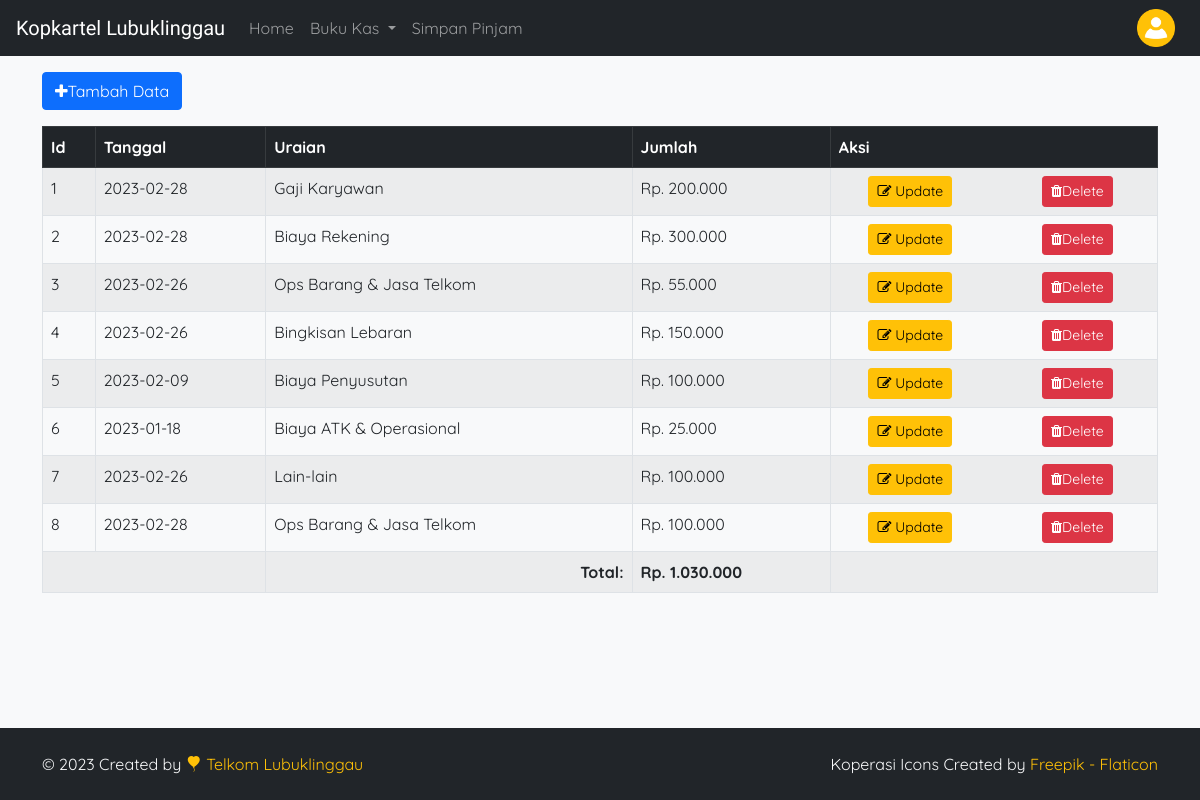
The app's page /biaya/index.php (signed in) with its own data.
### tables this page shows
CREATE TABLE `biayamasuk` (
  `id` int(100) NOT NULL,
  `tanggal` date NOT NULL,
  `uraian` text NOT NULL,
  `jumlah` varchar(40) NOT NULL
);

### biaya/index.php (the view, shortened to what this page needs)
<?php
    include 'koneksi.php';
?>
<!DOCTYPE html>
<html lang="en"class="h-100">
<head>
    <link href="https://cdn.jsdelivr.net/npm/bootstrap@5.0.2/dist/css/bootstrap.min.css" rel="stylesheet">
    <link rel="stylesheet" href="https://maxcdn.bootstrapcdn.com/font-awesome/4.5.0/css/font-awesome.min.css" />
    <link rel="stylesheet" href="https://cdn.jsdelivr.net/npm/bootstrap-icons@1.9.1/font/bootstrap-icons.css">
    <link rel="stylesheet" href="../assets/css/style.css">
</head>
<body class="h-100 d-flex flex-column text-light bg-light">
<nav class="navbar navbar-expand-lg navbar-dark bg-dark sticky-top" aria-label="navigation">
    <div class="container-fluid">
        <a href="../biaya/index.php" class="navbar-brand d-flex align-items-center">
            <img src="../assets/img/icon-ebook.png" alt="" class="me-1"> Kopkartel Lubuklinggau
        </a>
        <div id="navbar" class="collapse navbar-collapse">
            <ul class="navbar-nav me-auto mb-2 mb-lg-0 mt-auto">
                <li class="nav-item">
                    <a href="../home" class="nav-link">Home</a>
                </li>
                <li class="nav-item dropdown">
                    <a class="nav-link dropdown-toggle" href="../biaya/index.php" id="navbarDropdown" role="button" data-bs-toggle="dropdown" aria-expanded="false">
                        Buku Kas
                    </a>
                </li>
                <li class="nav-item">
                    <a href="../simpan/index" class="nav-link">Simpan Pinjam</a>
                </li>
            </ul>
        </div>
    </div>
                <div class="dropdown d-none d-lg-block">
                    <img src="../assets/img/icon-user.png" alt="" class="btn dropdown-toggle p-0 me-4" data-bs-toggle="dropdown" aria-expanded="false">
                </div>
    </nav>
<div class="container mt-3">
    <a href="add.php" class="btn btn-primary btn-md mb-3"><i class='fa fa-plus'></i>Tambah Data</a>
  <table class="table table-striped table-hover table-bordered">
    <thead class="table-dark">
        <th>Id</th>
        <th>Tanggal</th>
        <th>Uraian</th>
        <th>Jumlah</th>
        <th>Aksi</th>
        </thead>
    <?php
        $sqlGet = "SELECT * FROM biayamasuk";
        $query = mysqli_query($conn, $sqlGet);
        $total = 0;
        while($data = mysqli_fetch_array($query)) {
            echo "<tr>";
            echo "<td>" . $data['id'] . "</td>";
            echo "<td>" . $data['tanggal'] . "</td>";
            echo "<td>" . $data['uraian'] . "</td>";
            echo "<td>Rp. " . number_format($data['jumlah'], 0, ".", ".") . "</td>";
            echo "<td>
                    <div class='row'>
                        <div class='col d-flex justify-content-center'>
                            <a href='update.php?id=$data[id]' class='btn btn-sm btn-warning'><i class='fa fa-edit'></i> Update</a>
                        </div>
                        <div class='col d-flex justify-content-center'>
                            <a href='delete.php?id=$data[id]' class='btn btn-sm btn-danger'><i class='fa fa-trash'></i>Delete</a>
                        </div>
                    </div>
                </td>";
            echo "</tr>";
            $total += $data['jumlah'];
        }
    ?>
    <tr>
        <td colspan="2"></td>
        <td style="text-align:right;font-weight:bold;">Total:</td>
        <td style="text-align:left;font-weight:bold;"><?php echo "Rp. " . number_format($total, 0, ".", "."); ?></td>
        <td></td>
    </tr>
  </table>
</div>
</body>
<footer class="bg-dark text-light px-0 py-4 p-sm-4 mt-auto">
        <div class="container d-flex justify-content-between align-items-center flex-column flex-md-row">
            <div>
                &copy; <?= date("Y") ?> Created by
                <a href="https://www.google.com/maps/place/PT.+TELKOM+Lubuklinggau/@-3.2958425,102.8596516,17z/data=!3m1!4b1!4m6!3m5!1s0x2e30e0fd0ce6cb11:0xe5055abf540d821f!8m2!3d-3.2958479!4d102.8618403!16s%2Fg%2F11cjh_4h81 " target="_blank" rel="noopener noreferrer" class="link-warning text-decoration-none fw-semibold">
                    <i class="bi bi-balloon-heart-fill text-warning" aria-hidden="true"></i> Telkom Lubuklinggau
                </a>
            </div>
            <div>
                Koperasi Icons Created by
                <a href="https://flaticon.com/free-icons/ebook" title="kopkartel Lubuklinggau icons" target="_blank" rel="noopener noreferrer" class="link-warning text-decoration-none fw-semibold">Freepik - Flaticon</a>
            </div>
        </div>
    </footer>
</html>

### assets/css/style.css (style rules this page uses)
body { font-family: 'Quicksand', sans-serif; background-color: #f5f5f5; }
.navbar-brand, .form-sign h1 span { font-family: 'Courgette', cursive; }
.dropdown img { max-width: 40px; }

### biaya/index.php (style rules this page uses)
body { display: flex; flex-direction: column; min-height: 100vh; }

### records on screen
biayamasuk: id "1", tanggal "2023-02-28", uraian "Gaji Karyawan", jumlah "200.000"
biayamasuk: id "2", tanggal "2023-02-28", uraian "Biaya Rekening", jumlah "300.000"
biayamasuk: id "3", tanggal "2023-02-26", uraian "Ops Barang & Jasa Telkom", jumlah "55.000"
biayamasuk: id "4", tanggal "2023-02-26", uraian "Bingkisan Lebaran", jumlah "150.000"
biayamasuk: id "5", tanggal "2023-02-09", uraian "Biaya Penyusutan", jumlah "100.000"
biayamasuk: id "6", tanggal "2023-01-18", uraian "Biaya ATK & Operasional", jumlah "25.000"
biayamasuk: id "7", tanggal "2023-02-26", uraian "Lain-lain", jumlah "100.000"
biayamasuk: id "8", tanggal "2023-02-28", uraian "Ops Barang & Jasa Telkom", jumlah "100.000"

### other values on screen
$total "1.030.000"
